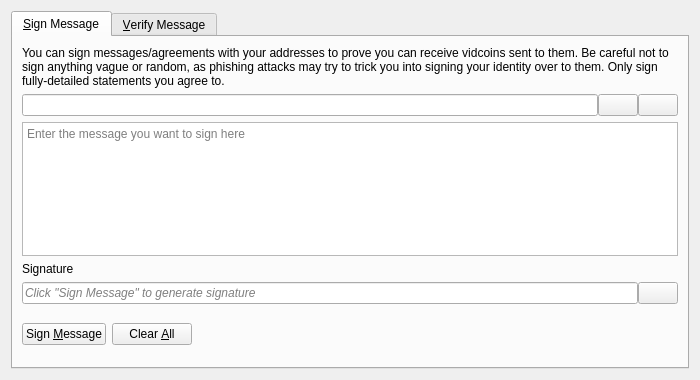
<?xml version="1.0" encoding="UTF-8"?>
<ui version="4.0">
 <class>SignVerifyMessageDialog</class>
 <widget class="QDialog" name="SignVerifyMessageDialog">
  <property name="geometry">
   <rect>
    <x>0</x>
    <y>0</y>
    <width>700</width>
    <height>380</height>
   </rect>
  </property>
  <property name="windowTitle">
   <string>Signatures - Sign / Verify a Message</string>
  </property>
  <property name="modal">
   <bool>true</bool>
  </property>
  <layout class="QVBoxLayout" name="verticalLayout">
   <item>
    <widget class="QTabWidget" name="tabWidget">
     <property name="currentIndex">
      <number>0</number>
     </property>
     <widget class="QWidget" name="tabSignMessage">
      <attribute name="title">
       <string>&amp;Sign Message</string>
      </attribute>
      <layout class="QVBoxLayout" name="verticalLayout_SM">
       <item>
        <widget class="QLabel" name="infoLabel_SM">
         <property name="text">
          <string>You can sign messages/agreements with your addresses to prove you can receive vidcoins sent to them. Be careful not to sign anything vague or random, as phishing attacks may try to trick you into signing your identity over to them. Only sign fully-detailed statements you agree to.</string>
         </property>
         <property name="textFormat">
          <enum>Qt::PlainText</enum>
         </property>
         <property name="wordWrap">
          <bool>true</bool>
         </property>
        </widget>
       </item>
       <item>
        <layout class="QHBoxLayout" name="horizontalLayout_1_SM">
         <property name="spacing">
          <number>0</number>
         </property>
         <item>
          <widget class="QValidatedLineEdit" name="addressIn_SM">
           <property name="toolTip">
            <string>The VIDCoin address to sign the message with</string>
           </property>
          </widget>
         </item>
         <item>
          <widget class="QPushButton" name="addressBookButton_SM">
           <property name="toolTip">
            <string>Choose previously used address</string>
           </property>
           <property name="text">
            <string/>
           </property>
           <property name="icon">
            <iconset resource="../vidcoin.qrc">
             <normaloff>:/icons/address-book</normaloff>:/icons/address-book</iconset>
           </property>
           <property name="shortcut">
            <string>Alt+A</string>
           </property>
           <property name="autoDefault">
            <bool>false</bool>
           </property>
          </widget>
         </item>
         <item>
          <widget class="QPushButton" name="pasteButton_SM">
           <property name="toolTip">
            <string>Paste address from clipboard</string>
           </property>
           <property name="text">
            <string/>
           </property>
           <property name="icon">
            <iconset resource="../vidcoin.qrc">
             <normaloff>:/icons/editpaste</normaloff>:/icons/editpaste</iconset>
           </property>
           <property name="shortcut">
            <string>Alt+P</string>
           </property>
           <property name="autoDefault">
            <bool>false</bool>
           </property>
          </widget>
         </item>
        </layout>
       </item>
       <item>
        <widget class="QPlainTextEdit" name="messageIn_SM">
         <property name="toolTip">
          <string>Enter the message you want to sign here</string>
         </property>
         <property name="placeholderText">
          <string>Enter the message you want to sign here</string>
         </property>
        </widget>
       </item>
       <item>
        <widget class="QLabel" name="signatureLabel_SM">
         <property name="text">
          <string>Signature</string>
         </property>
         <property name="textFormat">
          <enum>Qt::PlainText</enum>
         </property>
        </widget>
       </item>
       <item>
        <layout class="QHBoxLayout" name="horizontalLayout_2_SM">
         <property name="spacing">
          <number>0</number>
         </property>
         <item>
          <widget class="QLineEdit" name="signatureOut_SM">
           <property name="placeholderText">
            <string>Click "Sign Message" to generate signature</string>
           </property>
           <property name="font">
            <font>
             <italic>true</italic>
            </font>
           </property>
           <property name="readOnly">
            <bool>true</bool>
           </property>
          </widget>
         </item>
         <item>
          <widget class="QPushButton" name="copySignatureButton_SM">
           <property name="toolTip">
            <string>Copy the current signature to the system clipboard</string>
           </property>
           <property name="text">
            <string/>
           </property>
           <property name="icon">
            <iconset resource="../vidcoin.qrc">
             <normaloff>:/icons/editcopy</normaloff>:/icons/editcopy</iconset>
           </property>
           <property name="autoDefault">
            <bool>false</bool>
           </property>
          </widget>
         </item>
        </layout>
       </item>
       <item>
        <layout class="QHBoxLayout" name="horizontalLayout_3_SM">
         <item>
          <widget class="QPushButton" name="signMessageButton_SM">
           <property name="toolTip">
            <string>Sign the message to prove you own this VIDCoin address</string>
           </property>
           <property name="text">
            <string>Sign &amp;Message</string>
           </property>
           <property name="icon">
            <iconset resource="../vidcoin.qrc">
             <normaloff>:/icons/edit</normaloff>:/icons/edit</iconset>
           </property>
           <property name="autoDefault">
            <bool>false</bool>
           </property>
          </widget>
         </item>
         <item>
          <widget class="QPushButton" name="clearButton_SM">
           <property name="toolTip">
            <string>Reset all sign message fields</string>
           </property>
           <property name="text">
            <string>Clear &amp;All</string>
           </property>
           <property name="icon">
            <iconset resource="../vidcoin.qrc">
             <normaloff>:/icons/remove</normaloff>:/icons/remove</iconset>
           </property>
           <property name="autoDefault">
            <bool>false</bool>
           </property>
          </widget>
         </item>
         <item>
          <spacer name="horizontalSpacer_1_SM">
           <property name="orientation">
            <enum>Qt::Horizontal</enum>
           </property>
           <property name="sizeHint" stdset="0">
            <size>
             <width>40</width>
             <height>48</height>
            </size>
           </property>
          </spacer>
         </item>
         <item>
          <widget class="QLabel" name="statusLabel_SM">
           <property name="font">
            <font>
             <weight>75</weight>
             <bold>true</bold>
            </font>
           </property>
           <property name="text">
            <string/>
           </property>
           <property name="wordWrap">
            <bool>true</bool>
           </property>
          </widget>
         </item>
         <item>
          <spacer name="horizontalSpacer_2_SM">
           <property name="orientation">
            <enum>Qt::Horizontal</enum>
           </property>
           <property name="sizeHint" stdset="0">
            <size>
             <width>40</width>
             <height>48</height>
            </size>
           </property>
          </spacer>
         </item>
        </layout>
       </item>
      </layout>
     </widget>
     <widget class="QWidget" name="tabVerifyMessage">
      <attribute name="title">
       <string>&amp;Verify Message</string>
      </attribute>
      <layout class="QVBoxLayout" name="verticalLayout_VM">
       <item>
        <widget class="QLabel" name="infoLabel_VM">
         <property name="text">
          <string>Enter the receiver's address, message (ensure you copy line breaks, spaces, tabs, etc. exactly) and signature below to verify the message. Be careful not to read more into the signature than what is in the signed message itself, to avoid being tricked by a man-in-the-middle attack. Note that this only proves the signing party receives with the address, it cannot prove sendership of any transaction!</string>
         </property>
         <property name="textFormat">
          <enum>Qt::PlainText</enum>
         </property>
         <property name="alignment">
          <set>Qt::AlignLeading|Qt::AlignLeft|Qt::AlignTop</set>
         </property>
         <property name="wordWrap">
          <bool>true</bool>
         </property>
        </widget>
       </item>
       <item>
        <layout class="QHBoxLayout" name="horizontalLayout_1_VM">
         <property name="spacing">
          <number>0</number>
         </property>
         <item>
          <widget class="QValidatedLineEdit" name="addressIn_VM">
           <property name="toolTip">
            <string>The VIDCoin address the message was signed with</string>
           </property>
          </widget>
         </item>
         <item>
          <widget class="QPushButton" name="addressBookButton_VM">
           <property name="toolTip">
            <string>Choose previously used address</string>
           </property>
           <property name="text">
            <string/>
           </property>
           <property name="icon">
            <iconset resource="../vidcoin.qrc">
             <normaloff>:/icons/address-book</normaloff>:/icons/address-book</iconset>
           </property>
           <property name="shortcut">
            <string>Alt+A</string>
           </property>
           <property name="autoDefault">
            <bool>false</bool>
           </property>
          </widget>
         </item>
        </layout>
       </item>
       <item>
        <widget class="QPlainTextEdit" name="messageIn_VM">
          <property name="toolTip">
            <string>The signed message to verify</string>
          </property>
          <property name="placeholderText">
            <string>The signed message to verify</string>
          </property>
        </widget>
       </item>
       <item>
        <widget class="QValidatedLineEdit" name="signatureIn_VM">
          <property name="toolTip">
            <string>The signature given when the message was signed</string>
          </property>
          <property name="placeholderText">
            <string>The signature given when the message was signed</string>
          </property>
        </widget>
       </item>
       <item>
        <layout class="QHBoxLayout" name="horizontalLayout_2_VM">
         <item>
          <widget class="QPushButton" name="verifyMessageButton_VM">
           <property name="toolTip">
            <string>Verify the message to ensure it was signed with the specified VIDCoin address</string>
           </property>
           <property name="text">
            <string>Verify &amp;Message</string>
           </property>
           <property name="icon">
            <iconset resource="../vidcoin.qrc">
             <normaloff>:/icons/transaction_0</normaloff>:/icons/transaction_0</iconset>
           </property>
           <property name="autoDefault">
            <bool>false</bool>
           </property>
          </widget>
         </item>
         <item>
          <widget class="QPushButton" name="clearButton_VM">
           <property name="toolTip">
            <string>Reset all verify message fields</string>
           </property>
           <property name="text">
            <string>Clear &amp;All</string>
           </property>
           <property name="icon">
            <iconset resource="../vidcoin.qrc">
             <normaloff>:/icons/remove</normaloff>:/icons/remove</iconset>
           </property>
           <property name="autoDefault">
            <bool>false</bool>
           </property>
          </widget>
         </item>
         <item>
          <spacer name="horizontalSpacer_1_VM">
           <property name="orientation">
            <enum>Qt::Horizontal</enum>
           </property>
           <property name="sizeHint" stdset="0">
            <size>
             <width>40</width>
             <height>48</height>
            </size>
           </property>
          </spacer>
         </item>
         <item>
          <widget class="QLabel" name="statusLabel_VM">
           <property name="font">
            <font>
             <weight>75</weight>
             <bold>true</bold>
            </font>
           </property>
           <property name="text">
            <string/>
           </property>
           <property name="wordWrap">
            <bool>true</bool>
           </property>
          </widget>
         </item>
         <item>
          <spacer name="horizontalSpacer_2_VM">
           <property name="orientation">
            <enum>Qt::Horizontal</enum>
           </property>
           <property name="sizeHint" stdset="0">
            <size>
             <width>40</width>
             <height>48</height>
            </size>
           </property>
          </spacer>
         </item>
        </layout>
       </item>
      </layout>
     </widget>
    </widget>
   </item>
  </layout>
 </widget>
 <customwidgets>
  <customwidget>
   <class>QValidatedLineEdit</class>
   <extends>QLineEdit</extends>
   <header>qt/qvalidatedlineedit.h</header>
  </customwidget>
 </customwidgets>
 <resources>
  <include location="../vidcoin.qrc"/>
 </resources>
 <connections/>
</ui>
